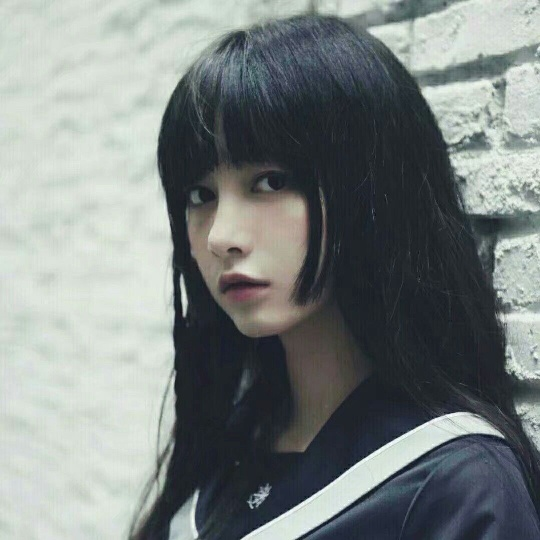
#> input picture OpenCv/图像的几何变换/image.jpg, 540 x 540 px
$ jupyter execute --allow-errors '平移&镜像.ipynb'
#> lines starting #> are read from the running program, lines starting #| are printed output that depends on the picture; after the words box and inside, x2 and y2 are one past the last pixel; in counts of white or black regions, pixels touching at a corner belong together
[cell 1]
import cv2
import numpy as np

[cell 2]
image=cv2.imread('image.jpg')
#> image is the input picture: shape (540, 540, 3); mean B, G, R 130.2, 131.3, 124.6

[cell 3]
image.shape
#> Out = (540, 540, 3)

[cell 4]
cv2.imshow('dst',image)
cv2.waitKey(0)

[cell 5]
#右平移
image=cv2.imread('image.jpg')
shape1=image.shape
#> shape1 = (540, 540, 3)
higth=shape1[0]
#> higth = 540
width=shape1[1]
#> width = 540
img = np.zeros((shape1),np.uint8)
for i in range(0,higth):#高
    for j in range(270,width):#宽
        img[i,j]=image[i,j-270]
        img[i,j-270]=image[i,j]
cv2.imshow('dst',img)
cv2.waitKey(0)

[cell 6]
image=cv2.imread('image.jpg')
img = np.zeros((540,540,3),np.uint8)
for i in range(270,540):
    for j in range(270,540):
        img[i,j]=image[i-100,j-100]
        img[i-100,j-100]=image[i,j]
cv2.imshow('dst',image)
cv2.imshow('dst',img)
cv2.waitKey(0)

[cell 7]
#下平移
image=cv2.imread('image.jpg')
shape1=image.shape
higth=shape1[0]
width=shape1[1]
img = np.zeros((shape1),np.uint8)
for i in range(270,higth):
    for j in range(0,width):
        img[i,j]=image[i-270,j]
        img[i-270,j]=image[i,j]
cv2.imshow('dst',img)
cv2.waitKey(0)

[cell 8]
image=cv2.imread('image.jpg')
img = np.zeros((540,540,3),np.uint8)
for i in range(100,540):
    for j in range(100,540):
        img[i,j]=image[i-100,j-100]
for i in range(0,100):#高
    for j in range(100,540):#宽
        img[i,j]=image[i+440,j-100]
#> img: shape (540, 540, 3); mean B, G, R 106.2, 107.5, 102.4
for i in range(100,540):#高
    for j in range(0,100):#宽
        img[i,j]=image[i-100,j+440]
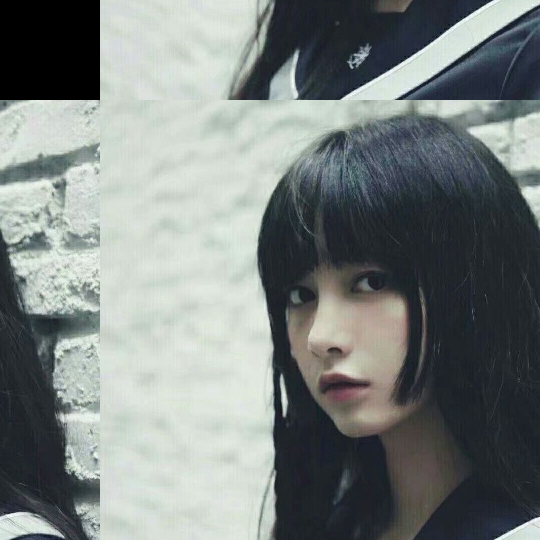
#> img: shape (540, 540, 3); mean B, G, R 127.3, 129, 122.5
for i in range(0,100):#高
    for j in range(0,100):#宽
        img[i,j]=image[i+440,j+440]
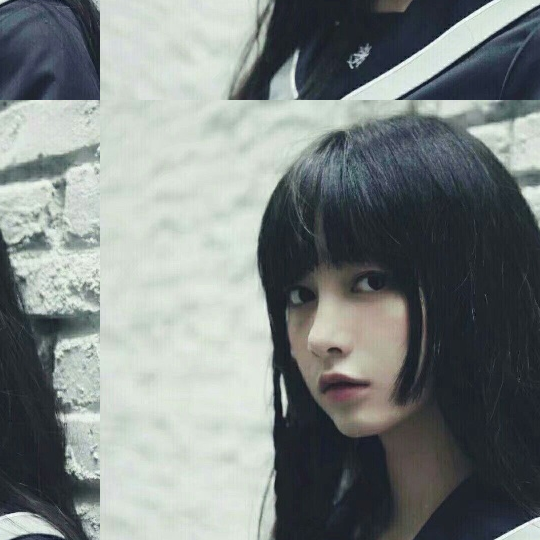
#> img: shape (540, 540, 3); 3.43% of pixels changed, all inside (x1, y1, x2, y2) = (0, 0, 100, 100)
cv2.imshow('dst',image)
cv2.imshow('dst',img)
cv2.waitKey(0)

[cell 9]
#上下镜像
image=cv2.imread('image.jpg')
ishape=image.shape
#> ishape = (540, 540, 3)
higth=ishape[0]
width=ishape[1]
img = np.zeros((higth*2,width,3),np.uint8)
for i in range(0,width):
    for j in range(0,higth):
        img[i,j]=image[i,j]
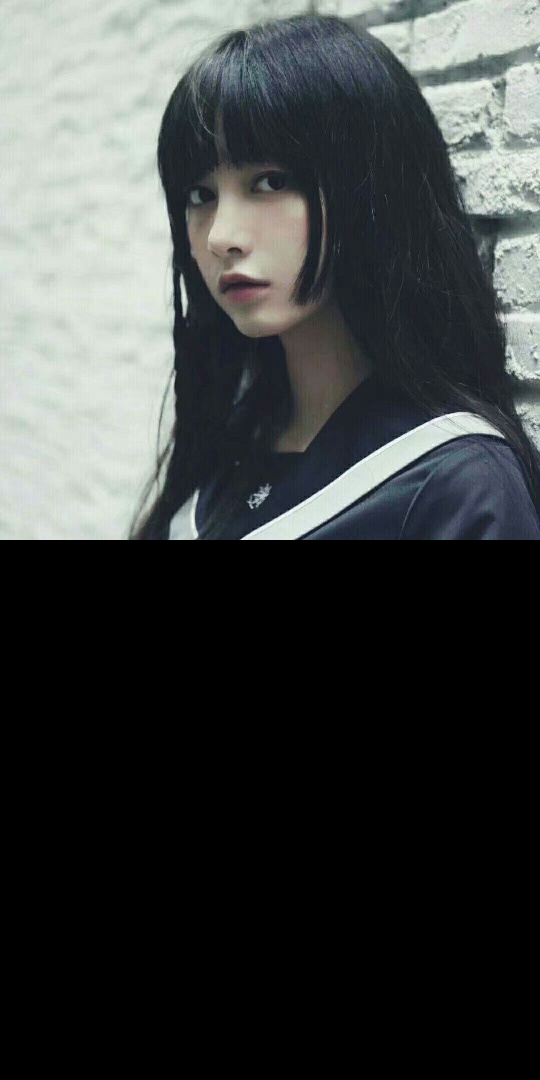
#> img: shape (1080, 540, 3); mean B, G, R 65.1, 65.6, 62.3
x=-1
for i in range(higth,higth*2):
    x=x+2
    for j in range(0,width):
        img[i,j] = image[i-x,j]
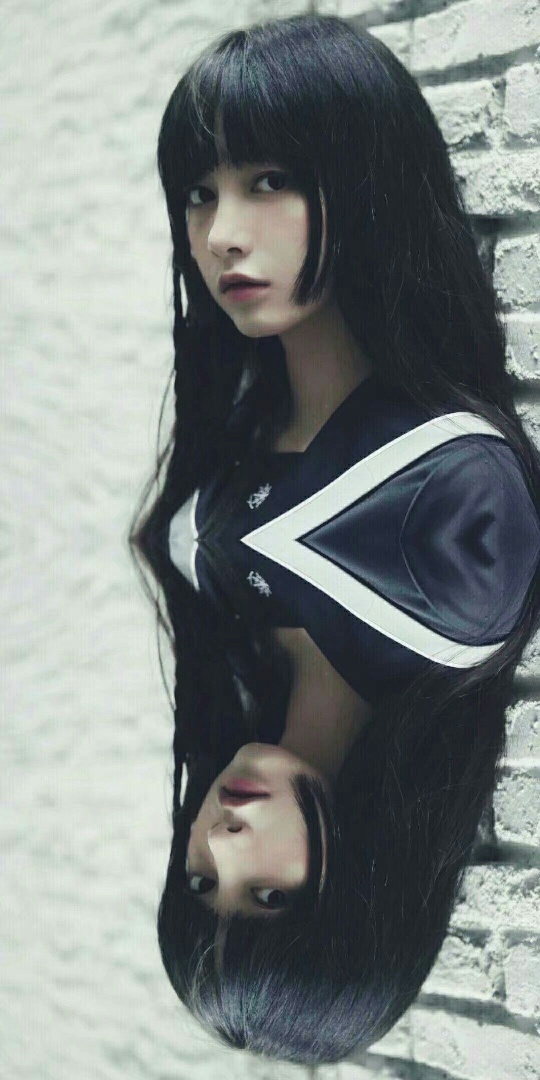
#> img: shape (1080, 540, 3); mean B, G, R 130.2, 131.3, 124.6
#> after the loop, x = 1079
#> (the rest of this cell did not finish here and is left out)

[cell 10]
#左右镜像
image=cv2.imread('image.jpg',1)
ishape=image.shape
higth=ishape[0]
width=ishape[1]
img = np.zeros((higth,width*2,3),np.uint8)
for i in range(0,width):
    for j in range(0,higth):
        img[i,j]=image[i,j]
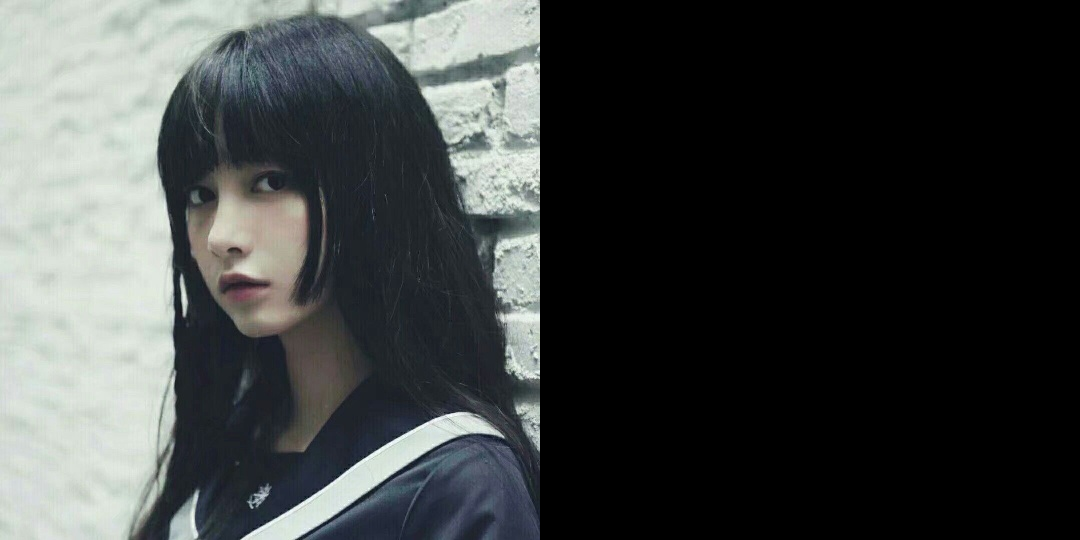
#> img: shape (540, 1080, 3); mean B, G, R 65.1, 65.6, 62.3


for i in range(0,higth):
    x=1
    for j in range(width,width*2):
        img[i,j] = image[i,j-x]
        x=x+2
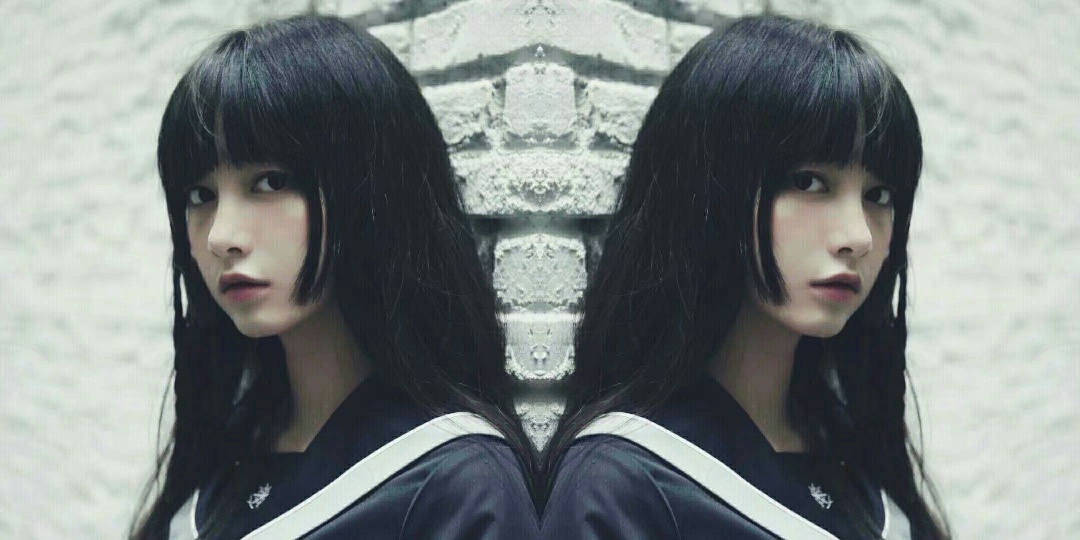
#> img: shape (540, 1080, 3); mean B, G, R 130.2, 131.3, 124.6
for i in range(higth):
    img[i, width] = (0, 255, 255)
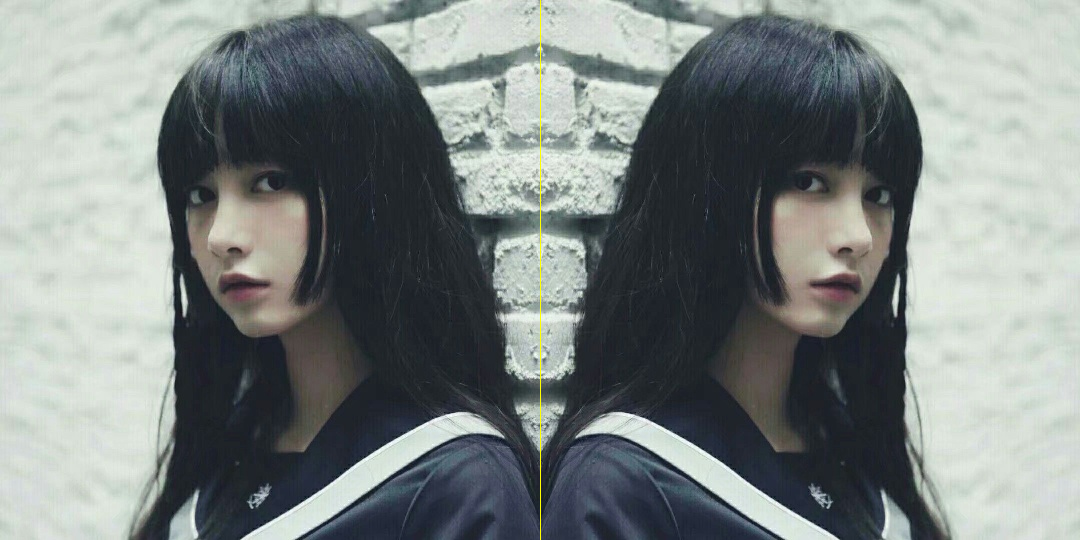
#> img: shape (540, 1080, 3); 0.09% of pixels changed, all inside (x1, y1, x2, y2) = (540, 0, 541, 540)
cv2.imshow('dst',image)
cv2.imshow('dst',img)
cv2.waitKey(0)

[cell 11]
import cv2
import numpy as np
image=cv2.imread('image.jpg',1)
ishape=image.shape
heigth=ishape[0]
#> heigth = 540
width=ishape[1]
matShift=np.float32([[1,0,100],[0,1,200]])#[1,0,?]表示水平移动若干单位,- 号表示向左移动，反之向右；[0,1,?]表示垂直移动若干单位，- 号向上移动，反之向下
                 #1：变换后图像的比例大小
#> (the rest of this cell did not finish here and is left out)

[cell 12]
import cv2
import numpy as np
image=cv2.imread('image1.jpg',1)
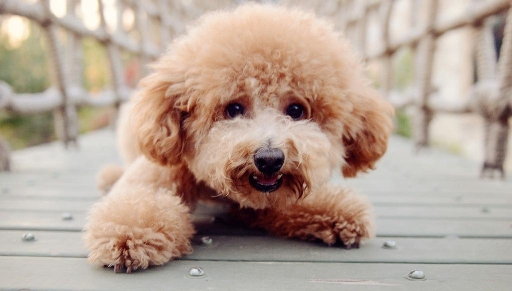
#> input picture OpenCv/图像的几何变换/image1.jpg, 512 x 291 px
#> image is the input picture: shape (291, 512, 3); mean B, G, R 150.2, 163.1, 181.8
ishape=image.shape
#> ishape = (291, 512, 3)
heigth=ishape[0]
width=ishape[1]
matShift=np.float32([[0.5,0,0],[0,0.5,0]])#[1,0,?]表示水平移动若干单位,- 号表示向左移动，反之向右；[0,1,?]表示垂直移动若干单位，- 号向上移动，反之向下
                 #1：变换后图像的比例大小
dst=cv2.warpAffine(image,matShift,(int(width*0.5),int(heigth*0.5)))
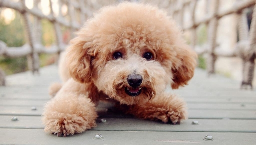
#> dst: shape (145, 256, 3); mean B, G, R 150.2, 163.1, 181.9

cv2.imshow('src',image)
cv2.imshow('dst',dst)
cv2.waitKey(0)

[cell 13]
#图片仿射
import cv2
import numpy as np
img=cv2.imread('image1.jpg',1)
ishape=img.shape
heigth=ishape[0]
width=ishape[1]
#src 3-》dst 3(3个点：左上角，左下角，右上角)
matSrc=np.float32([[0,0],[0,heigth-1],[width-1,0]])
matDst=np.float32([[100,50],[100,heigth-100],[width-100,100]])
#组合后，经过变换得到仿射变换矩阵
matAffine=cv2.getAffineTransform(matSrc,matDst)
'''
GetAffineTransform：由三对点计算仿射变换

CvMat*  cvGetAffineTransform( const CvPoint2D32f* src,const CvPoint2D32f*  dst, CvMat*  map_matrix );

src：输入图像的三角形顶点坐标。

dst：输出图像的相应的三角形顶点坐标。

map_matrix：指向2×3输出矩阵的指针。
'''
#用API实现仿射变换
dst=cv2.warpAffine(img,matAffine,(width,heigth))
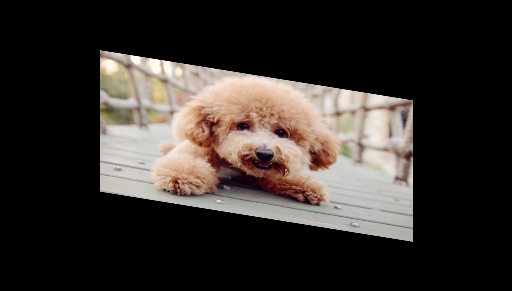
#> dst: shape (291, 512, 3); mean B, G, R 44.6, 48.5, 54

[cell 14]
#src 3-》dst 3(3个点：左上角，左下角，右上角)
matSrc=np.float32([[100,50],[100,heigth-100],[width-100,100]])
matDst=np.float32([[0,0],[0,heigth-1],[width-1,0]])
#组合后，经过变换得到仿射变换矩阵
matAffine=cv2.getAffineTransform(matSrc,matDst)
dst2=cv2.warpAffine(dst,matAffine,(width,heigth))

[cell 15]
cv2.imshow('src',img)
cv2.imshow('dst',dst)
cv2.imshow('dst2',dst2)
cv2.waitKey(0)
cv2.destroyAllWindows()

[cell 16]
cv2.imwrite('image11112.jpg',dst2,[cv2.IMWRITE_JPEG_QUALITY,100])#保存图片
#> Out = True
